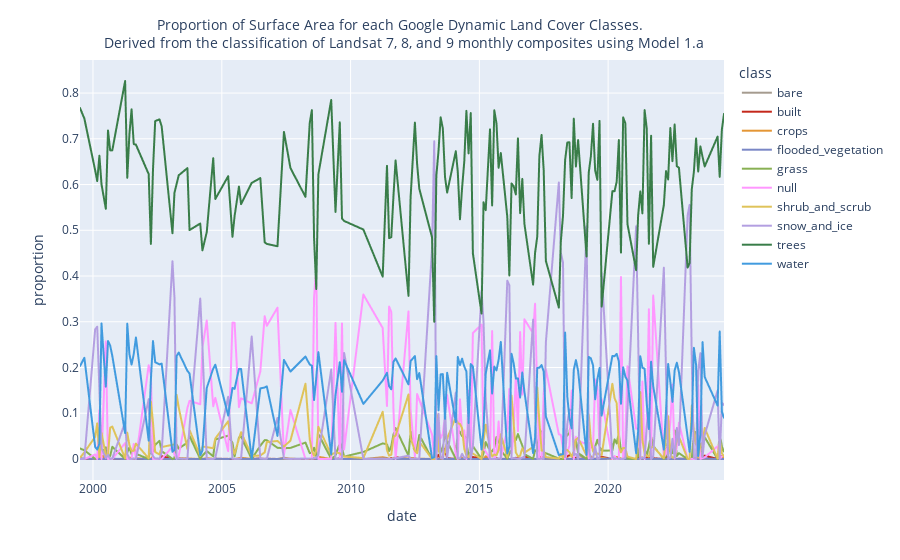

The notebook cell this image was saved under:
### Code cell
# Renommer les colonnes des classes
class_mapping = {
    '0': "water",
    '1': "trees",
    '2': "grass",
    '3': "flooded_vegetation",
    '4': "crops",
    '5': "shrub_and_scrub",
    '6': "built",
    '7': "bare",
    '8': "snow_and_ice",
    'null': "null"
}
data.rename(columns=class_mapping, inplace=True)

# Remplacer les valeurs manquantes par 0
data.fillna(0, inplace=True)

# Réorganiser les données
class_columns = list(class_mapping.values())
melted_data = data.melt(id_vars=['date'], value_vars=class_columns, var_name='class', value_name='surface')

# Calculer la moyenne des surfaces pour chaque classe par date
mean_data = melted_data.groupby(['date', 'class']).mean().reset_index()

# Créer le graphique avec toutes les classes moyennées
# Calculer la somme des surfaces pour toutes les classes à chaque date
mean_data['total_surface'] = mean_data.groupby('date')['surface'].transform('sum')

# Calculer la proportion de chaque classe par rapport à la surface totale
mean_data['proportion'] = mean_data['surface'] / mean_data['total_surface']

fig = px.line(mean_data, x='date', y='proportion', color='class',
              color_discrete_map={
                  "water": "#419bdf",
                  "trees": "#397d49",
                  "grass": "#88b053",
                  "flooded_vegetation": "#7a87c6",
                  "crops": "#e49635",
                  "shrub_and_scrub": "#dfc35a",
                  "built": "#c4281b",
                  "bare": "#a59b8f",
                  "snow_and_ice": "#b39fe1",
                  "null": "#ff97ff"
              })
import plotly.graph_objects as go

# Ajuster le titre avec une taille de police plus petite
fig.update_layout(
    title=go.layout.Title(
        text="Proportion of Surface Area for each Google Dynamic Land Cover Classes. <br> Derived from the classification of Landsat 7, 8, and 9 monthly composites using Model 1.a",
        xref="paper",
        x=0.5,
        font=dict(size=14)  # Taille du texte réduite à 14
    )
)

# Afficher le graphique
fig.show()

### Figure 1 — Plotly figure (JSON) as saved in the notebook; plotly's stock layout.template omitted (floating-point values rounded to 4 significant figures; data arrays with more than 128 entries replaced by an {"elided": "..."} marker saying what was removed)
{"data": [{"hovertemplate": "class=bare<br>date=%{x}<br>proportion=%{y}<extra></extra>", "legendgroup": "bare", "line": {"color": "#a59b8f", "dash": "solid"}, "marker": {"symbol": "circle"}, "mode": "lines", "name": "bare", "showlegend": true, "type": "scattergl", "x": {"elided": "166 str values"}, "xaxis": "x", "y": {"elided": "166 float values"}, "yaxis": "y"}, {"hovertemplate": "class=built<br>date=%{x}<br>proportion=%{y}<extra></extra>", "legendgroup": "built", "line": {"color": "#c4281b", "dash": "solid"}, "marker": {"symbol": "circle"}, "mode": "lines", "name": "built", "showlegend": true, "type": "scattergl", "x": {"elided": "166 str values"}, "xaxis": "x", "y": {"elided": "166 float values"}, "yaxis": "y"}, {"hovertemplate": "class=crops<br>date=%{x}<br>proportion=%{y}<extra></extra>", "legendgroup": "crops", "line": {"color": "#e49635", "dash": "solid"}, "marker": {"symbol": "circle"}, "mode": "lines", "name": "crops", "showlegend": true, "type": "scattergl", "x": {"elided": "166 str values"}, "xaxis": "x", "y": {"elided": "166 float values"}, "yaxis": "y"}, {"hovertemplate": "class=flooded_vegetation<br>date=%{x}<br>proportion=%{y}<extra></extra>", "legendgroup": "flooded_vegetation", "line": {"color": "#7a87c6", "dash": "solid"}, "marker": {"symbol": "circle"}, "mode": "lines", "name": "flooded_vegetation", "showlegend": true, "type": "scattergl", "x": {"elided": "166 str values"}, "xaxis": "x", "y": {"elided": "166 float values"}, "yaxis": "y"}, {"hovertemplate": "class=grass<br>date=%{x}<br>proportion=%{y}<extra></extra>", "legendgroup": "grass", "line": {"color": "#88b053", "dash": "solid"}, "marker": {"symbol": "circle"}, "mode": "lines", "name": "grass", "showlegend": true, "type": "scattergl", "x": {"elided": "166 str values"}, "xaxis": "x", "y": {"elided": "166 float values"}, "yaxis": "y"}, {"hovertemplate": "class=null<br>date=%{x}<br>proportion=%{y}<extra></extra>", "legendgroup": "null", "line": {"color": "#ff97ff", "dash": "solid"}, "marker": {"symbol": "circle"}, "mode": "lines", "name": "null", "showlegend": true, "type": "scattergl", "x": {"elided": "166 str values"}, "xaxis": "x", "y": {"elided": "166 float values"}, "yaxis": "y"}, {"hovertemplate": "class=shrub_and_scrub<br>date=%{x}<br>proportion=%{y}<extra></extra>", "legendgroup": "shrub_and_scrub", "line": {"color": "#dfc35a", "dash": "solid"}, "marker": {"symbol": "circle"}, "mode": "lines", "name": "shrub_and_scrub", "showlegend": true, "type": "scattergl", "x": {"elided": "166 str values"}, "xaxis": "x", "y": {"elided": "166 float values"}, "yaxis": "y"}, {"hovertemplate": "class=snow_and_ice<br>date=%{x}<br>proportion=%{y}<extra></extra>", "legendgroup": "snow_and_ice", "line": {"color": "#b39fe1", "dash": "solid"}, "marker": {"symbol": "circle"}, "mode": "lines", "name": "snow_and_ice", "showlegend": true, "type": "scattergl", "x": {"elided": "166 str values"}, "xaxis": "x", "y": {"elided": "166 float values"}, "yaxis": "y"}, {"hovertemplate": "class=trees<br>date=%{x}<br>proportion=%{y}<extra></extra>", "legendgroup": "trees", "line": {"color": "#397d49", "dash": "solid"}, "marker": {"symbol": "circle"}, "mode": "lines", "name": "trees", "showlegend": true, "type": "scattergl", "x": {"elided": "166 str values"}, "xaxis": "x", "y": {"elided": "166 float values"}, "yaxis": "y"}, {"hovertemplate": "class=water<br>date=%{x}<br>proportion=%{y}<extra></extra>", "legendgroup": "water", "line": {"color": "#419bdf", "dash": "solid"}, "marker": {"symbol": "circle"}, "mode": "lines", "name": "water", "showlegend": true, "type": "scattergl", "x": {"elided": "166 str values"}, "xaxis": "x", "y": {"elided": "166 float values"}, "yaxis": "y"}], "layout": {"legend": {"title": {"text": "class"}, "tracegroupgap": 0}, "margin": {"t": 60}, "title": {"font": {"size": 14}, "text": "Proportion of Surface Area for each Google Dynamic Land Cover Classes. <br> Derived from the classification of Landsat 7, 8, and 9 monthly composites using Model 1.a", "x": 0.5, "xref": "paper"}, "xaxis": {"anchor": "y", "domain": [0, 1], "title": {"text": "date"}}, "yaxis": {"anchor": "x", "domain": [0, 1], "title": {"text": "proportion"}}}}
